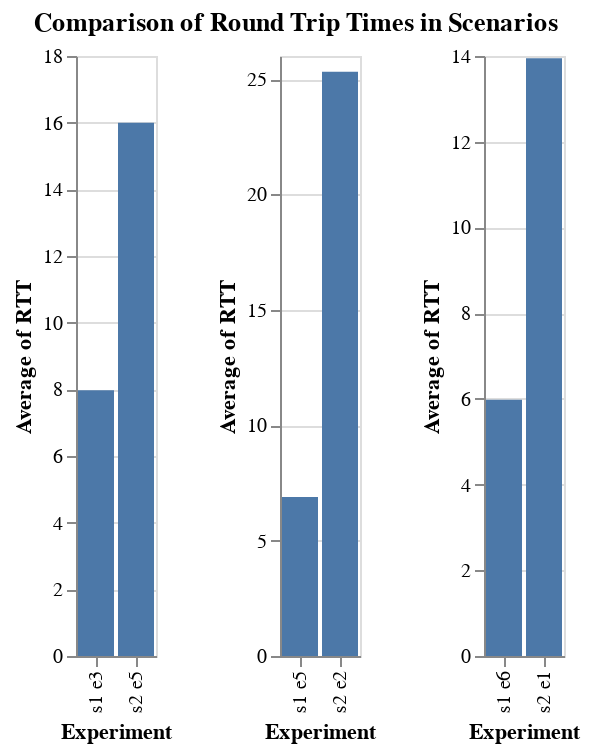

Notebook code for this chart:
### Code cell
selected1 = select_experiments(RTTs, [(1, 3), (2, 5)])
selected2 = select_experiments(RTTs, [(1, 5), (2, 2)])
selected3 = select_experiments(RTTs, [(1, 6), (2, 1)])

alt.hconcat(
    
    alt.Chart(pd.merge(selected1, experiments)).transform_calculate(
        sc_exp = "'s' + datum.SCENARIO + ' e' + datum.EXPERIMENT"
    ).mark_bar().encode(
        x=alt.X("sc_exp:N", title="Experiment"),
        y="average(RTT):Q"
    ),
    
    alt.Chart(pd.merge(selected2, experiments)).transform_calculate(
        sc_exp = "'s' + datum.SCENARIO + ' e' + datum.EXPERIMENT"
    ).mark_bar().encode(
        x=alt.X("sc_exp:N", title="Experiment"),
        y="average(RTT):Q"
    ),
    
    alt.Chart(pd.merge(selected3, experiments)).transform_calculate(
        sc_exp = "'s' + datum.SCENARIO + ' e' + datum.EXPERIMENT"
    ).mark_bar().encode(
        x=alt.X("sc_exp:N", title="Experiment"),
        y="average(RTT):Q"
    ),
    
    title="Comparison of Round Trip Times in Scenarios"
).configure_title(
    anchor='middle'
)
